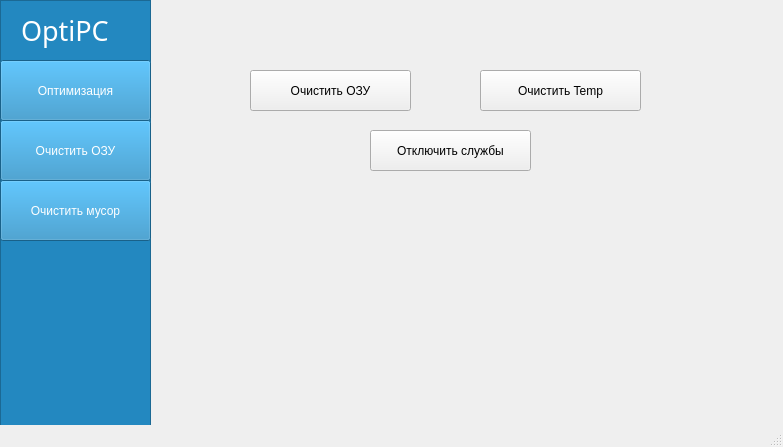
<?xml version="1.0" encoding="UTF-8"?>
<ui version="4.0">
 <class>MainWindow</class>
 <widget class="QMainWindow" name="MainWindow">
  <property name="geometry">
   <rect>
    <x>0</x>
    <y>0</y>
    <width>783</width>
    <height>447</height>
   </rect>
  </property>
  <property name="windowTitle">
   <string>MainWindow</string>
  </property>
  <widget class="QWidget" name="centralwidget">
   <widget class="QTableWidget" name="tableWidget">
    <property name="geometry">
     <rect>
      <x>0</x>
      <y>0</y>
      <width>151</width>
      <height>471</height>
     </rect>
    </property>
    <property name="styleSheet">
     <string notr="true">background-color: rgb(35, 136, 192);</string>
    </property>
   </widget>
   <widget class="QPushButton" name="pushButton">
    <property name="geometry">
     <rect>
      <x>0</x>
      <y>60</y>
      <width>151</width>
      <height>61</height>
     </rect>
    </property>
    <property name="styleSheet">
     <string notr="true">background-color: rgb(35, 136, 192);
font: 75 10pt &quot;GetVoIP Grotesque&quot;;
color: rgb(255, 255, 255);</string>
    </property>
    <property name="text">
     <string>Оптимизация</string>
    </property>
   </widget>
   <widget class="QPushButton" name="pushButton_2">
    <property name="geometry">
     <rect>
      <x>0</x>
      <y>120</y>
      <width>151</width>
      <height>61</height>
     </rect>
    </property>
    <property name="styleSheet">
     <string notr="true">background-color: rgb(35, 136, 192);
font: 75 10pt &quot;GetVoIP Grotesque&quot;;
color: rgb(255, 255, 255);</string>
    </property>
    <property name="text">
     <string>Очистить ОЗУ</string>
    </property>
   </widget>
   <widget class="QLabel" name="label">
    <property name="geometry">
     <rect>
      <x>0</x>
      <y>10</y>
      <width>141</width>
      <height>41</height>
     </rect>
    </property>
    <property name="font">
     <font>
      <family>GetVoIP Grotesque</family>
      <pointsize>20</pointsize>
      <weight>9</weight>
      <italic>false</italic>
      <bold>false</bold>
     </font>
    </property>
    <property name="styleSheet">
     <string notr="true">font: 75 20pt &quot;GetVoIP Grotesque&quot;;
color: rgb(255, 255, 255);</string>
    </property>
    <property name="text">
     <string>   OptiPC</string>
    </property>
   </widget>
   <widget class="QPushButton" name="pushButton_3">
    <property name="geometry">
     <rect>
      <x>0</x>
      <y>180</y>
      <width>151</width>
      <height>61</height>
     </rect>
    </property>
    <property name="styleSheet">
     <string notr="true">background-color: rgb(35, 136, 192);
font: 75 10pt &quot;GetVoIP Grotesque&quot;;
color: rgb(255, 255, 255);</string>
    </property>
    <property name="text">
     <string>Очистить мусор</string>
    </property>
   </widget>
   <widget class="QPushButton" name="pushButton_4">
    <property name="geometry">
     <rect>
      <x>250</x>
      <y>70</y>
      <width>161</width>
      <height>41</height>
     </rect>
    </property>
    <property name="text">
     <string>Очистить ОЗУ</string>
    </property>
   </widget>
   <widget class="QPushButton" name="pushButton_5">
    <property name="geometry">
     <rect>
      <x>480</x>
      <y>70</y>
      <width>161</width>
      <height>41</height>
     </rect>
    </property>
    <property name="text">
     <string>Очистить Temp</string>
    </property>
   </widget>
   <widget class="QPushButton" name="pushButton_6">
    <property name="geometry">
     <rect>
      <x>370</x>
      <y>130</y>
      <width>161</width>
      <height>41</height>
     </rect>
    </property>
    <property name="text">
     <string>Отключить службы</string>
    </property>
   </widget>
  </widget>
  <widget class="QStatusBar" name="statusbar"/>
 </widget>
 <resources/>
 <connections/>
</ui>
